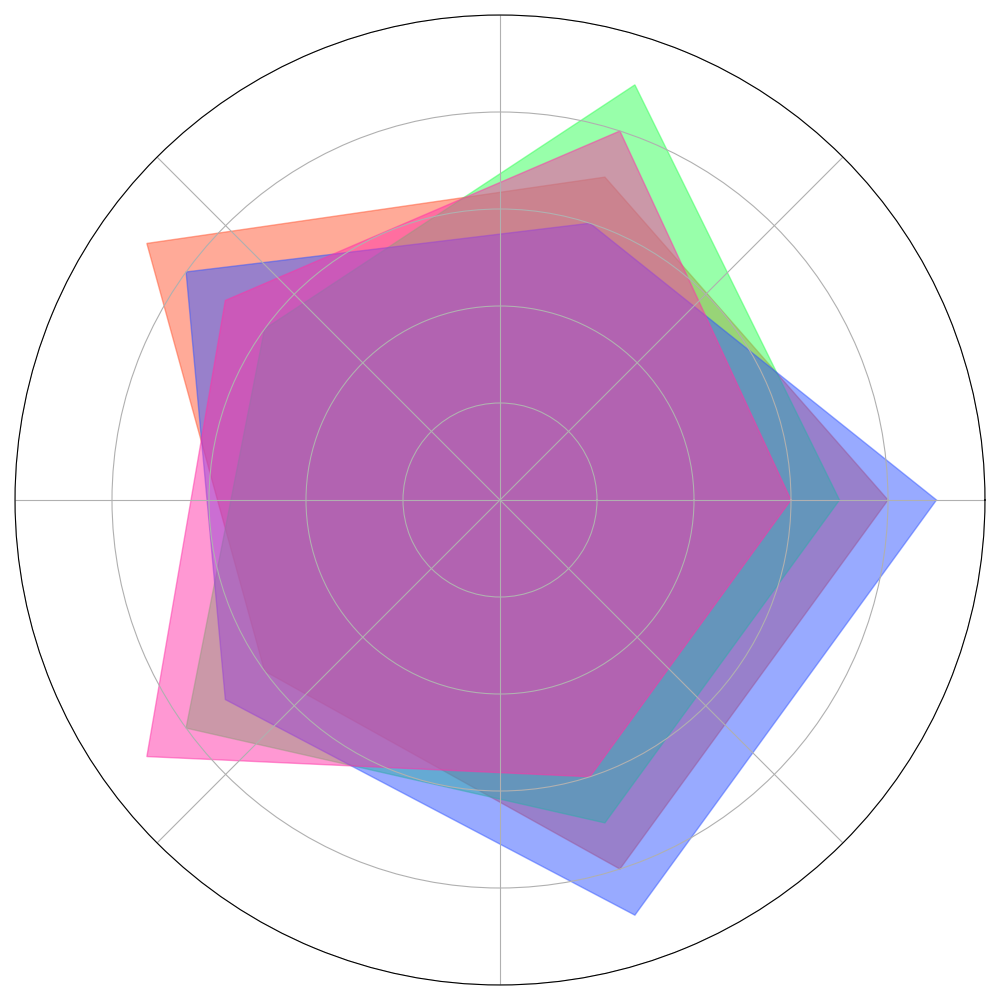

Here is the Python script that generated this plot:
import numpy as np
import matplotlib.pyplot as plt
from math import pi

skills = ['Leadership', 'Technical Expertise', 'Physical Fitness', 'Medical Knowledge', 'Problem Solving']
num_skills = len(skills)

teams_scores = {
    'Alpha Centauri': [8, 7, 9, 6, 8],
    'Galactic Voyagers': [7, 9, 6, 8, 7],
    'Solar Pioneers': [9, 6, 8, 7, 9],
    'Lunar Legends': [6, 8, 7, 9, 6],
}

fig, ax = plt.subplots(figsize=(10, 10), subplot_kw=dict(polar=True))

angles = np.linspace(0, 2 * pi, num_skills, endpoint=False).tolist()
angles += angles[:1]

colors = ['#ff5733', '#33ff57', '#3357ff', '#ff33a8']
for idx, (team, scores) in enumerate(teams_scores.items()):
    scores += scores[:1]
    ax.fill(angles, scores, alpha=0.5, color=colors[idx])

ax.set_yticklabels([])  
ax.set_xticklabels([])  

plt.ylim(0, 10)

plt.tight_layout()

plt.show()
